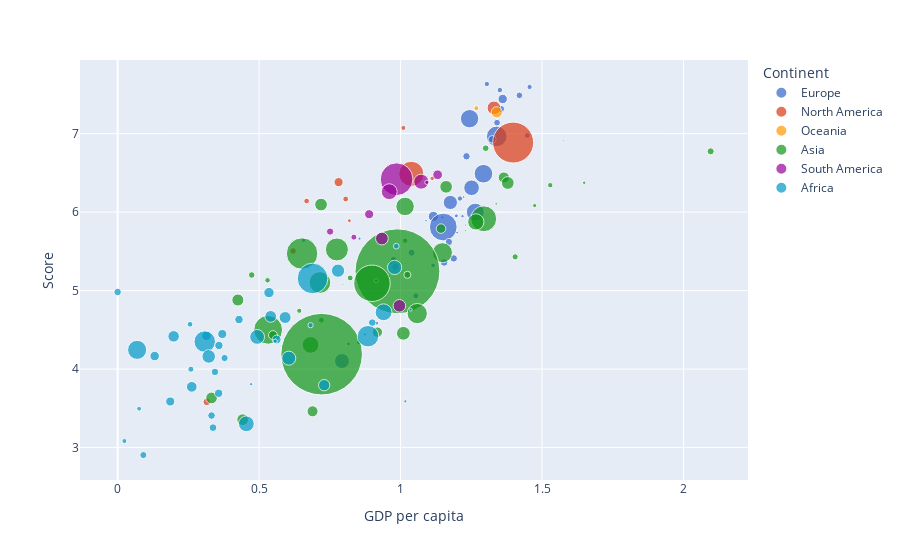

The code cell stored with this chart in its notebook:
### Markdown cell above
# Plotly Express Visuals

### Code cell
fig = px.scatter(df18, x="GDP per capita", y="Score", size="Population", color="Continent",
                 hover_name="Country/Region", size_max=60, color_discrete_sequence=px.colors.qualitative.G10)
fig.show()

### Figure 1 — Plotly figure (JSON) as saved in the notebook; plotly's stock layout.template omitted (floating-point values rounded to 4 significant figures)
{"data": [{"hovertemplate": "<b>%{hovertext}</b><br><br>Continent=Europe<br>GDP per capita=%{x}<br>Score=%{y}<br>Population=%{marker.size}<extra></extra>", "hovertext": ["Finland", "Norway", "Denmark", "Iceland", "Switzerland", "Netherlands", "Sweden", "United Kingdom", "Austria", "Ireland", "Germany", "Belgium", "Luxembourg", "Czech Republic", "Malta", "France", "Spain", "Slovakia", "Poland", "Italy", "Lithuania", "Slovenia", "Romania", "Latvia", "Russia", "Estonia", "Kosovo", "Moldova", "Hungary", "Belarus", "Portugal", "Serbia", "Greece", "Montenegro", "Croatia", "Macedonia", "Bosnia and Herzegovina", "Bulgaria", "Albania", "Ukraine"], "legendgroup": "Europe", "marker": {"color": "#3366CC", "size": [5470437, 5156450, 5655750, 328170, 8183800, 16881000, 9737521, 64105654, 8527230, 6378000, 80783000, 11225469, 549700, 10521600, 416055, 66078000, 46507760, 5415949, 38496000, 60769102, 2927310, 2064966, 19942642, 1991800, 146233000, 1315819, 1795666, 3557600, 9879000, 9475100, 10477800, 7186862, 10992589, 627809, 4267558, 2085051, 3791622, 7245677, 2895947, 42973696], "sizemode": "area", "sizeref": 379800.0, "symbol": "circle"}, "mode": "markers", "name": "Europe", "orientation": "v", "showlegend": true, "type": "scatter", "x": [1.305, 1.456, 1.351, 1.343, 1.42, 1.361, 1.355, 1.244, 1.341, 1.448, 1.34, 1.324, 1.576, 1.233, 1.27, 1.293, 1.251, 1.21, 1.176, 1.264, 1.197, 1.219, 1.116, 1.148, 1.151, 1.2, 0.855, 0.657, 1.171, 1.039, 1.188, 0.975, 1.154, 1.017, 1.115, 0.959, 0.915, 1.054, 0.916, 0.793], "xaxis": "x", "y": [7.632, 7.594, 7.555, 7.495, 7.487, 7.441, 7.314, 7.19, 7.139, 6.977, 6.965, 6.927, 6.91, 6.711, 6.627, 6.489, 6.31, 6.173, 6.123, 6, 5.952, 5.948, 5.945, 5.933, 5.81, 5.739, 5.662, 5.64, 5.62, 5.483, 5.41, 5.398, 5.358, 5.347, 5.321, 5.185, 5.129, 4.933, 4.586, 4.103], "yaxis": "y"}, {"hovertemplate": "<b>%{hovertext}</b><br><br>Continent=North America<br>GDP per capita=%{x}<br>Score=%{y}<br>Population=%{marker.size}<extra></extra>", "hovertext": ["Canada", "Costa Rica", "United States", "Mexico", "Panama", "Guatemala", "Trinidad and Tobago", "El Salvador", "Nicaragua", "Belize", "Jamaica", "Honduras", "Dominican Republic", "Haiti"], "legendgroup": "North America", "marker": {"color": "#DC3912", "size": [35540419, 4713168, 319259000, 119713203, 3713312, 15806675, 1328019, 6401240, 6134270, 349728, 2717991, 8725111, 10378267, 10745665], "sizemode": "area", "sizeref": 379800.0, "symbol": "circle"}, "mode": "markers", "name": "North America", "orientation": "v", "showlegend": true, "type": "scatter", "x": [1.33, 1.01, 1.398, 1.038, 1.112, 0.781, 1.223, 0.806, 0.668, 0.807, 0.819, 0.62, 0.982, 0.315], "xaxis": "x", "y": [7.328, 7.072, 6.886, 6.488, 6.43, 6.382, 6.192, 6.167, 6.141, 5.956, 5.89, 5.504, 5.302, 3.582], "yaxis": "y"}, {"hovertemplate": "<b>%{hovertext}</b><br><br>Continent=Oceania<br>GDP per capita=%{x}<br>Score=%{y}<br>Population=%{marker.size}<extra></extra>", "hovertext": ["New Zealand", "Australia"], "legendgroup": "Oceania", "marker": {"color": "#FF9900", "size": [4547900, 23696900], "sizemode": "area", "sizeref": 379800.0, "symbol": "circle"}, "mode": "markers", "name": "Oceania", "orientation": "v", "showlegend": true, "type": "scatter", "x": [1.268, 1.34], "xaxis": "x", "y": [7.324, 7.272], "yaxis": "y"}, {"hovertemplate": "<b>%{hovertext}</b><br><br>Continent=Asia<br>GDP per capita=%{x}<br>Score=%{y}<br>Population=%{marker.size}<extra></extra>", "hovertext": ["Israel", "United Arab Emirates", "Taiwan", "Qatar", "Saudi Arabia", "Singapore", "Malaysia", "Bahrain", "Uzbekistan", "Kuwait", "Thailand", "Japan", "South Korea", "Cyprus", "Kazakhstan", "Cyprus", "Turkmenistan", "Philippines", "Turkey", "Pakistan", "Hong Kong", "Lebanon", "China", "Azerbaijan", "Tajikistan", "Jordan", "Kyrgyz Republic", "Mongolia", "Vietnam", "Indonesia", "Bhutan", "Nepal", "Palestine", "Iran", "Laos", "Bangladesh", "Sri Lanka", "Iraq", "Cambodia", "Georgia", "Armenia", "Myanmar", "India", "Afghanistan", "Syria", "Yemen"], "legendgroup": "Asia", "marker": {"color": "#109618", "size": [8268400, 9446000, 23424615, 2269672, 30770375, 5469700, 30430500, 1316500, 30492800, 3268431, 64871000, 127080000, 50423955, 858000, 17377800, 858000, 5838064, 100697400, 76667864, 188410000, 7234800, 4104000, 1367110000, 9552500, 8161000, 6666960, 5776570, 2987733, 89708900, 252164800, 755030, 27646053, 5091819, 77966400, 6693300, 157486000, 20277597, 36004552, 15184116, 4490500, 3009800, 53708318, 1263930000, 26023100, 22964324, 25956000], "sizemode": "area", "sizeref": 379800.0, "symbol": "circle"}, "mode": "markers", "name": "Asia", "orientation": "v", "showlegend": true, "type": "scatter", "x": [1.301, 2.096, 1.365, 1.649, 1.379, 1.529, 1.161, 1.338, 0.719, 1.474, 1.016, 1.294, 1.266, 1.229, 1.143, 1.229, 1.016, 0.775, 1.148, 0.652, 1.405, 0.965, 0.989, 1.024, 0.474, 0.822, 0.53, 0.914, 0.715, 0.899, 0.796, 0.425, 0.642, 1.059, 0.72, 0.532, 0.918, 1.01, 0.549, 0.853, 0.816, 0.682, 0.721, 0.332, 0.689, 0.442], "xaxis": "x", "y": [6.814, 6.774, 6.441, 6.374, 6.371, 6.343, 6.322, 6.105, 6.096, 6.083, 6.072, 5.915, 5.875, 5.835, 5.79, 5.762, 5.636, 5.524, 5.483, 5.472, 5.43, 5.358, 5.246, 5.201, 5.199, 5.161, 5.131, 5.125, 5.103, 5.093, 5.082, 4.88, 4.743, 4.707, 4.623, 4.5, 4.471, 4.456, 4.433, 4.34, 4.321, 4.308, 4.19, 3.632, 3.462, 3.355], "yaxis": "y"}, {"hovertemplate": "<b>%{hovertext}</b><br><br>Continent=South America<br>GDP per capita=%{x}<br>Score=%{y}<br>Population=%{marker.size}<extra></extra>", "hovertext": ["Chile", "Brazil", "Argentina", "Uruguay", "Colombia", "Ecuador", "Bolivia", "Paraguay", "Peru", "Venezuela"], "legendgroup": "South America", "marker": {"color": "#990099", "size": [17819054, 203586000, 42669500, 3404189, 47907800, 15888900, 10027254, 6893727, 30814175, 30206307], "sizemode": "area", "sizeref": 379800.0, "symbol": "circle"}, "mode": "markers", "name": "South America", "orientation": "v", "showlegend": true, "type": "scatter", "x": [1.131, 0.986, 1.073, 1.093, 0.96, 0.889, 0.751, 0.835, 0.934, 0.996], "xaxis": "x", "y": [6.476, 6.419, 6.388, 6.379, 6.26, 5.973, 5.752, 5.681, 5.663, 4.806], "yaxis": "y"}, {"hovertemplate": "<b>%{hovertext}</b><br><br>Continent=Africa<br>GDP per capita=%{x}<br>Score=%{y}<br>Population=%{marker.size}<extra></extra>", "hovertext": ["Mauritius", "Libya", "Algeria", "Morocco", "Nigeria", "Somalia", "Cameroon", "Gabon", "South Africa", "Cote d'Ivoire", "Ghana", "Senegal", "Tunisia", "Sierra Leone", "Congo Republic", "Mali", "Namibia", "Burkina Faso", "Egypt", "Mozambique", "Kenya", "Zambia", "Mauritania", "Ethiopia", "Chad", "DR Congo", "Niger", "Uganda", "Benin", "Sudan", "Togo", "Guinea", "Lesotho", "Angola", "Madagascar", "Zimbabwe", "Botswana", "Malawi", "Liberia", "Rwanda", "Tanzania", "South Sudan", "Central African Republic", "Burundi"], "legendgroup": "Africa", "marker": {"color": "#0099C6", "size": [1261208, 6253000, 38700000, 33465000, 178517000, 10806000, 20386799, 1711000, 54002000, 26378275, 27043093, 13508715, 10982754, 6205000, 5244362, 15768000, 2113077, 17322796, 87668100, 25041922, 41800000, 15023315, 3545620, 87952991, 13211000, 69360000, 17138707, 34856813, 9988068, 37289406, 6993000, 10628972, 2098000, 24383301, 21842167, 13061239, 2024904, 15805239, 4397000, 10996891, 47421786, 11384393, 4709000, 9530434], "sizemode": "area", "sizeref": 379800.0, "symbol": "circle"}, "mode": "markers", "name": "Africa", "orientation": "v", "showlegend": true, "type": "scatter", "x": [1.09, 0.985, 0.979, 0.779, 0.689, 0, 0.535, 1.036, 0.94, 0.541, 0.592, 0.429, 0.9, 0.256, 0.682, 0.37, 0.874, 0.314, 0.885, 0.198, 0.493, 0.562, 0.557, 0.308, 0.358, 0.069, 0.131, 0.322, 0.378, 0.605, 0.259, 0.344, 0.472, 0.73, 0.262, 0.357, 1.017, 0.186, 0.076, 0.332, 0.455, 0.337, 0.024, 0.091], "xaxis": "x", "y": [5.891, 5.566, 5.295, 5.254, 5.155, 4.982, 4.975, 4.758, 4.724, 4.671, 4.657, 4.631, 4.592, 4.571, 4.559, 4.447, 4.441, 4.424, 4.419, 4.417, 4.41, 4.377, 4.356, 4.35, 4.301, 4.245, 4.166, 4.161, 4.141, 4.139, 3.999, 3.964, 3.808, 3.795, 3.774, 3.692, 3.59, 3.587, 3.495, 3.408, 3.303, 3.254, 3.083, 2.905], "yaxis": "y"}], "layout": {"legend": {"itemsizing": "constant", "title": {"text": "Continent"}, "tracegroupgap": 0}, "margin": {"t": 60}, "xaxis": {"anchor": "y", "domain": [0, 1], "title": {"text": "GDP per capita"}}, "yaxis": {"anchor": "x", "domain": [0, 1], "title": {"text": "Score"}}}}
